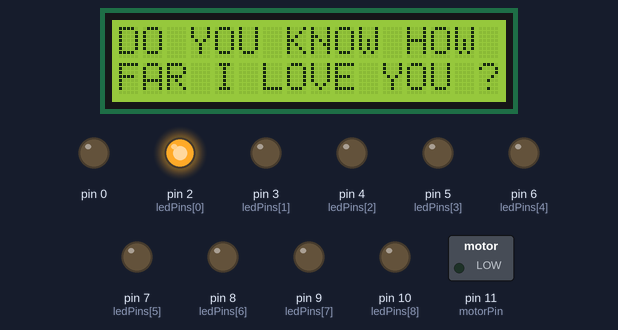
Bench run of a sketch on a simulated Arduino Uno, built with avr-gcc and run on an emulated ATmega328P. Shown: 16×2 character LCD, switched loads named in the sketch (green lamp = pin HIGH), output pins drawn as LEDs (lit = HIGH).

Above: at 0.12 s.
At 0.75 s:
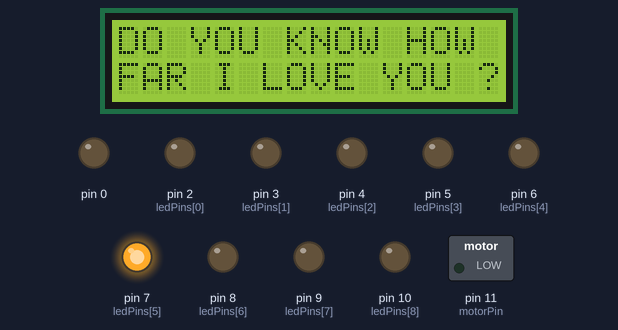
At 1.12 s:
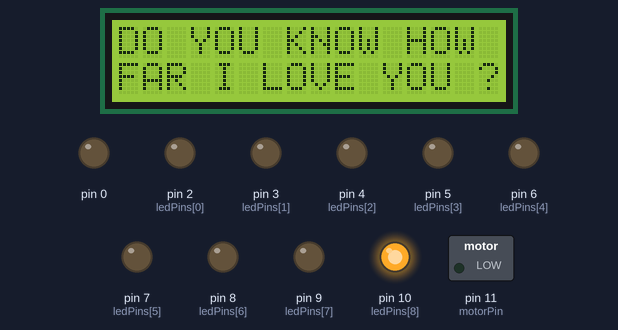
At 1.5 s:
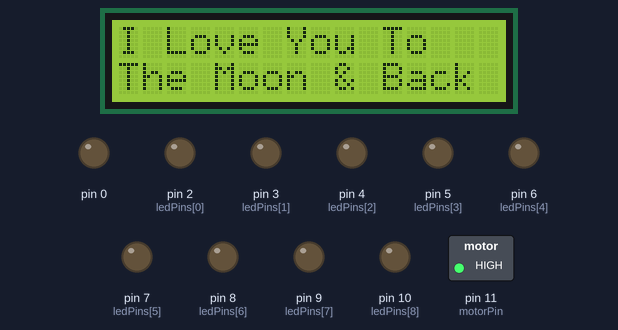
At 2.95 s:
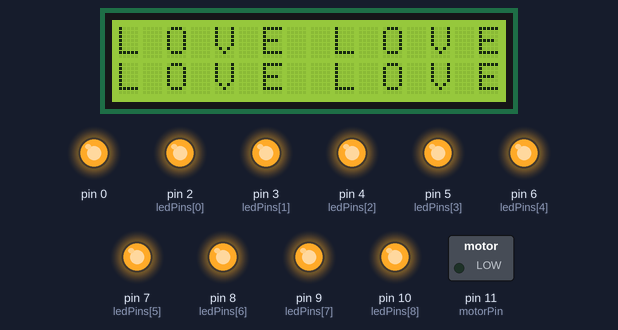
At 4.35 s:
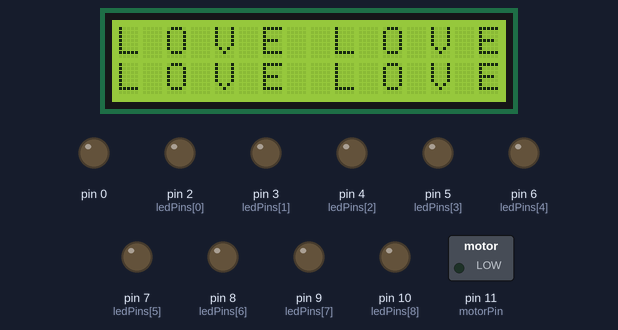
Timing chart, 0 to 40.0 s (numbered marks = the images above):
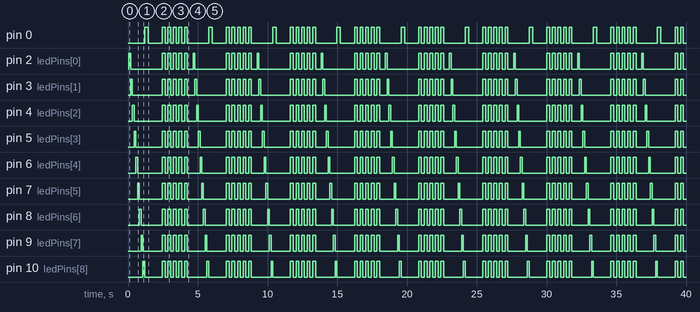

The sketch:

ValentineCard.ino
```cpp
//Valentine Card without HC SR04 Code
#include <LiquidCrystal.h>

LiquidCrystal lcd(14, 15, 16, 17, 18, 19);

const int motorPin = 11;
const int ledPins[] = {2, 3, 4, 5, 6, 7, 8, 9, 10};
const int numledcolumns = 11;

void setup() {
  for (int ledIndex = 0; ledIndex < numledcolumns; ledIndex++) {
    pinMode(ledPins[ledIndex], OUTPUT);
  }

  pinMode(motorPin, OUTPUT);

  lcd.begin(16, 2);
  lcd.print("DO YOU KNOW HOW ");
  lcd.setCursor(0, 1);
  lcd.print("FAR I LOVE YOU ?");
}

void loop() {
  for (int ledIndex = 0; ledIndex < numledcolumns; ledIndex++) {
    digitalWrite(ledPins[ledIndex], HIGH);
    delay(125);
    digitalWrite(ledPins[ledIndex], LOW);
  }

  lcd.clear();
  lcd.print("I Love You To");
  lcd.setCursor(0, 1);
  lcd.print("The Moon & Back");

  digitalWrite(motorPin, HIGH);
  delay(1000);
  digitalWrite(motorPin, LOW);

  lcd.clear();
  lcd.print("L O V E  L O V E");
  lcd.setCursor(0, 1);
  lcd.print("L O V E  L O V E");

  for (int blinkCount = 0; blinkCount < 5; blinkCount++) {
    for (int ledIndex = 0; ledIndex < numledcolumns; ledIndex++) {
      digitalWrite(ledPins[ledIndex], HIGH);
    }
    delay(200);
    for (int ledIndex = 0; ledIndex < numledcolumns; ledIndex++) {
      digitalWrite(ledPins[ledIndex], LOW);
    }
    delay(200);
  }

  lcd.clear();
  lcd.print("DO YOU KNOW HOW ");
  lcd.setCursor(0, 1);
  lcd.print("FAR I LOVE YOU ?");

  delay(200);
}
```

Measured:
- by itself, pin 0: repeats every 4.6 s: LOW 1.0 s, 4 × (HIGH 0.20 s, LOW 0.20 s), HIGH 0.20 s, LOW 1.5 s, HIGH 0.25 s
- by itself, pin 2 (ledPins[0]): repeats every 4.6 s: LOW 2.3 s, 4 × (HIGH 0.20 s, LOW 0.20 s), HIGH 0.20 s, LOW 0.41 s, HIGH 0.13 s
- by itself, pin 3 (ledPins[1]): repeats every 4.6 s: LOW 2.1 s, 4 × (HIGH 0.20 s, LOW 0.20 s), HIGH 0.20 s, LOW 0.53 s, HIGH 0.13 s
- by itself, pin 4 (ledPins[2]): repeats every 4.6 s: LOW 2.0 s, 4 × (HIGH 0.20 s, LOW 0.20 s), HIGH 0.20 s, LOW 0.66 s, HIGH 0.13 s
- by itself, pin 5 (ledPins[3]): repeats every 4.6 s: LOW 1.9 s, 4 × (HIGH 0.20 s, LOW 0.20 s), HIGH 0.20 s, LOW 0.78 s, HIGH 0.13 s
- by itself, pin 6 (ledPins[4]): repeats every 4.6 s: LOW 1.8 s, 4 × (HIGH 0.20 s, LOW 0.20 s), HIGH 0.20 s, LOW 0.91 s, HIGH 0.13 s
- by itself, pin 7 (ledPins[5]): repeats every 4.6 s: LOW 1.6 s, 4 × (HIGH 0.20 s, LOW 0.20 s), HIGH 0.20 s, LOW 1.0 s, HIGH 0.13 s
- by itself, pin 8 (ledPins[6]): repeats every 4.6 s: LOW 1.5 s, 4 × (HIGH 0.20 s, LOW 0.20 s), HIGH 0.20 s, LOW 1.2 s, HIGH 0.13 s
